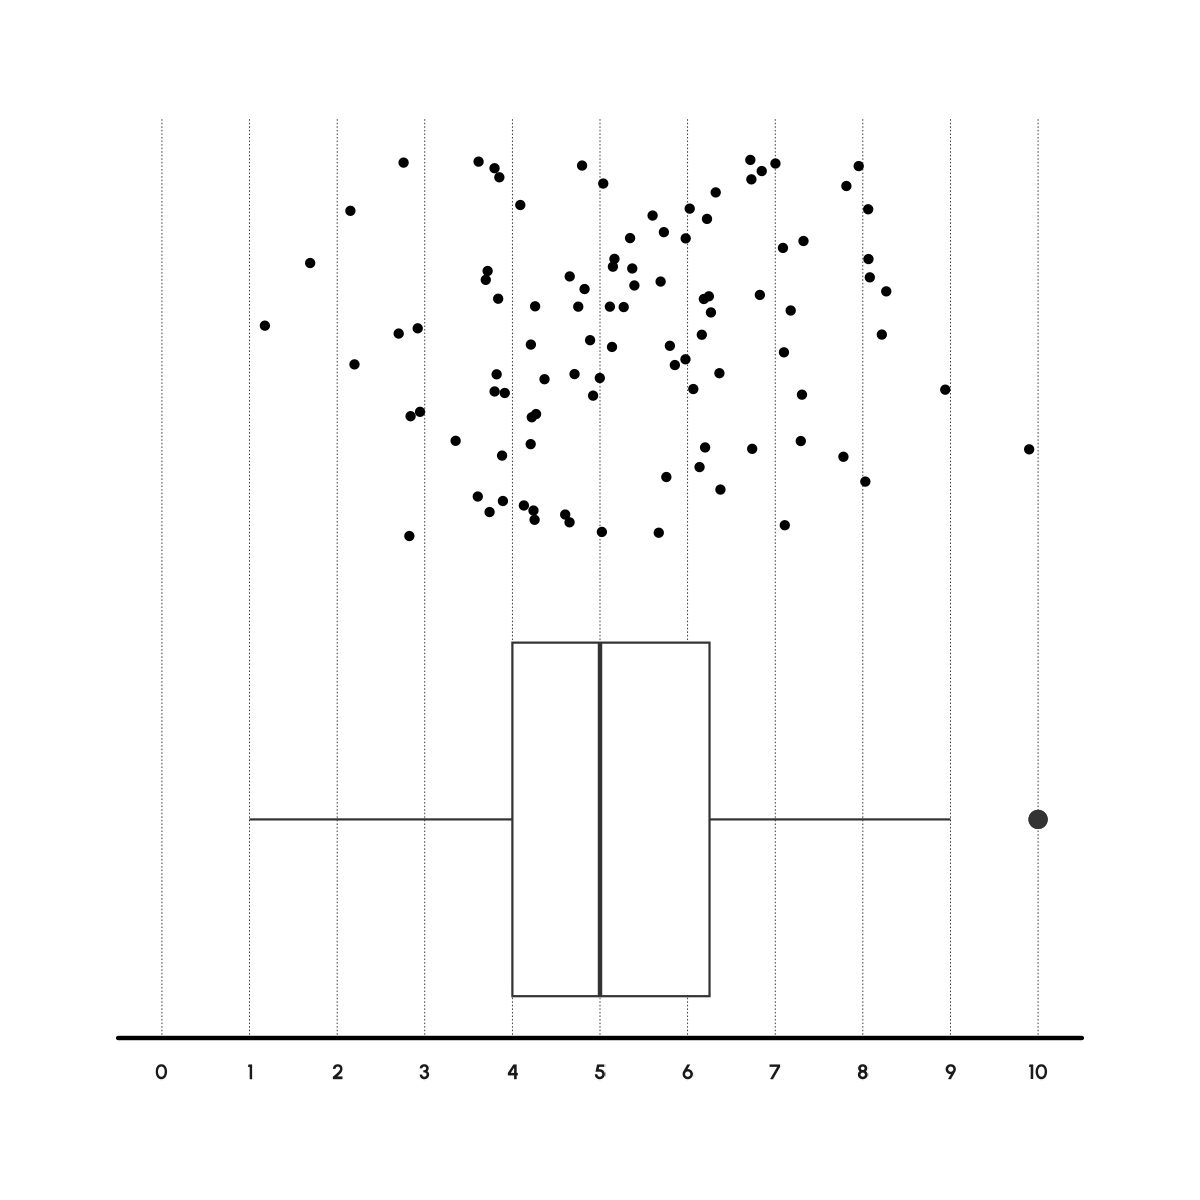

Source code (R):
library(ggplot2)
library(dplyr)
library(httpgd)
library(sysfonts)
library(showtext)

showtext_auto()
font_add_google("Urbanist", family = "Urbanist")

font <- "Urbanist"
background_color <- "white"
plot_color <- "gray10"

x <- rbinom(100, 12, .44)

ggplot(, aes(x = x)) +
  geom_boxplot(size = .25) +
  geom_jitter(size = .5, aes(y = 1)) +
  scale_x_continuous(limits = c(0, 10), breaks = seq(0, 10, by = 1)) +
  theme_void() +
  theme(
    plot.background = element_rect(
      fill = background_color,
      color = background_color
    ),
    panel.background = element_rect(
      fill = background_color,
      color = background_color
    ),
    plot.margin = margin(1, 1, 1, 1, "cm"),
    axis.line.x = element_line(size = .5),
    axis.text.x = element_text(
      size = 16,
      family = font,
      face = "bold",
      color = plot_color,
      margin = margin(2, 0, 0, 0, "mm")
    ),
    panel.grid.major.x = element_line(
      color = plot_color,
      size = .1,
      linetype = 3,
    ),
  )

ggsave(
  "typology-of-data-visualizations/distribution/box.png",
  width = 4,
  height = 4,
  units = "in",
  dpi = 300
)
